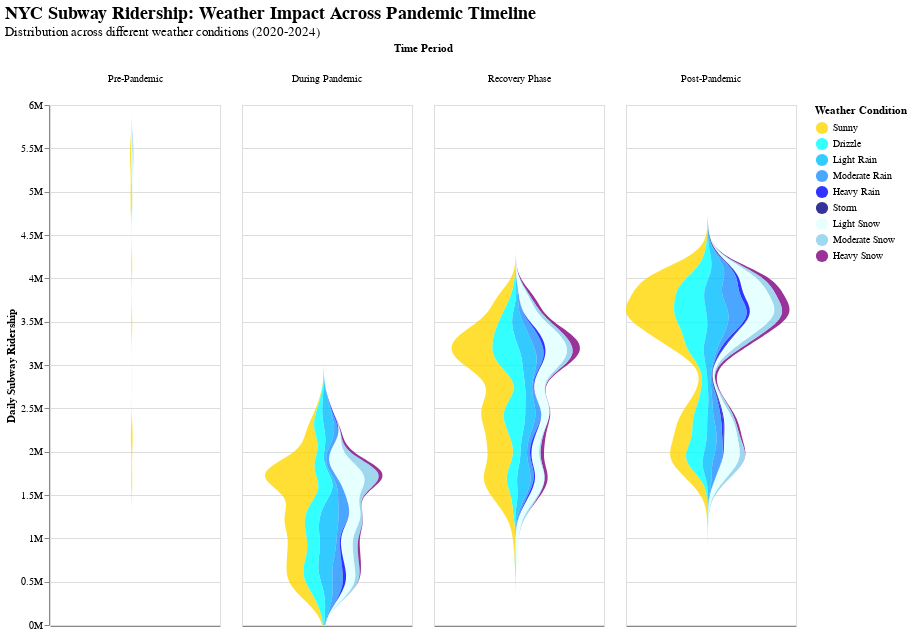

Vega-Lite specification for this chart:
### Vega-Lite specification from a JSON file in a GitHub repository (floating-point values rounded to 4 significant figures; data arrays with more than 128 entries replaced by an {"elided": "..."} marker saying what was removed)
{"config": {"view": {"continuousWidth": 300, "continuousHeight": 300}, "autosize": {"contains": "padding", "type": "fit"}}, "data": {"name": "data-7a07e004a72c9a07a126e78e20bfd341"}, "mark": {"type": "area", "interpolate": "monotone", "opacity": 0.8, "orient": "horizontal"}, "encoding": {"color": {"field": "weather_category", "legend": {"labelFont": "SF Pro Display, SF Pro Icons, Helvetica Neue, Helvetica, Arial, sans-serif", "orient": "right", "symbolSize": 150, "title": "Weather Condition", "titleFont": "SF Pro Display, SF Pro Icons, Helvetica Neue, Helvetica, Arial, sans-serif"}, "scale": {"domain": ["Sunny", "Drizzle", "Light Rain", "Moderate Rain", "Heavy Rain", "Storm", "Light Snow", "Moderate Snow", "Heavy Snow"], "range": ["gold", "cyan", "deepskyblue", "dodgerblue", "blue", "navy", "lightcyan", "skyblue", "purple"]}, "type": "nominal"}, "column": {"field": "period", "header": {"labelAlign": "center", "labelAngle": 0, "labelFont": "SF Pro Display, SF Pro Icons, Helvetica Neue, Helvetica, Arial, sans-serif", "titleFont": "SF Pro Display, SF Pro Icons, Helvetica Neue, Helvetica, Arial, sans-serif"}, "sort": ["Pre-Pandemic", "During Pandemic", "Recovery Phase", "Post-Pandemic"], "title": "Time Period", "type": "nominal"}, "tooltip": [{"field": "weather_category", "title": "Weather", "type": "nominal"}, {"field": "period", "title": "Period", "type": "nominal"}, {"field": "value", "format": ",.0f", "title": "Ridership", "type": "quantitative"}], "x": {"axis": {"grid": false, "labels": false, "ticks": false, "values": [0]}, "field": "density", "impute": null, "stack": "center", "title": null, "type": "quantitative"}, "y": {"axis": {"format": "~s", "labelFont": "SF Pro Display, SF Pro Icons, Helvetica Neue, Helvetica, Arial, sans-serif", "titleFont": "SF Pro Display, SF Pro Icons, Helvetica Neue, Helvetica, Arial, sans-serif"}, "field": "value", "scale": {"zero": false}, "title": "Daily Subway Ridership", "type": "quantitative"}}, "height": 520, "title": {"text": "NYC Subway Ridership: Weather Impact Across Pandemic Timeline", "subtitle": "Distribution across different weather conditions (2020-2024)", "font": "SF Pro Display, SF Pro Icons, Helvetica Neue, Helvetica, Arial, sans-serif", "subtitleFont": "SF Pro Display, SF Pro Icons, Helvetica Neue, Helvetica, Arial, sans-serif", "fontSize": 18, "subtitleFontSize": 13}, "transform": [{"density": "Ridership", "bandwidth": 150000, "counts": true, "extent": [0, 6000000], "groupby": ["weather_category", "period"], "steps": 200}], "width": 170, "$schema": "https://vega.github.io/schema/vega-lite/v5.8.0.json", "datasets": {"data-7a07e004a72c9a07a126e78e20bfd341": {"elided": "1676 records"}}}
